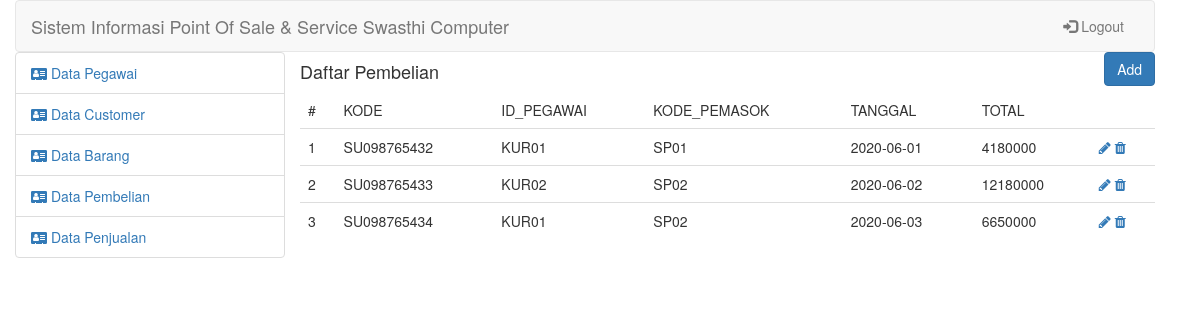
Screenshot of /admin/index.php?mod=pembelian (signed in) with the database file from the repository.
### tables this page shows
CREATE TABLE `nota_pembelian` (
  `id_pembelian` varchar(45) NOT NULL,
  `kode_pembelian` char(11) NOT NULL,
  `id_pegawai` char(5) NOT NULL,
  `kode_pemasok` char(4) NOT NULL,
  `tanggal` date NOT NULL,
  `total` int(11) NOT NULL
);

### admin/views/pembelian/tampil.php (the view)
<div class="row">
    <div class="pull-left">
        <h4>Daftar Pembelian</h4>
    </div>
    <div class="pull-right">
        <a href="index.php?mod=pembelian&page=add">
            <button class="btn btn-primary">Add</button>
        </a>
    </div>
</div>
<div class="row">
    <table class="table">
        <thead>
            <tr>
                <td>
                    #
                </td>
                <td>KODE</td><td>ID_PEGAWAI</td><td>KODE_PEMASOK</td><td>TANGGAL</td><td>TOTAL</td>
            </tr>
        </thead>
        <tbody>
            <?php if($pembelian != NULL){
                $no=1;
                foreach($pembelian as $row){?>
                    <tr>
                        <td><?=$no;?></td><td><?=$row['kode_pembelian']?></td><td><?=$row['id_pegawai']?></td><td><?=$row['kode_pemasok']?></td><td><?=$row['tanggal']?></td><td><?=$row['total']?></td>
                        <td>
                            <a href="index.php?mod=pembelian&page=edit&id=<?=md5($row['kode_pembelian'])?>"><i class="fa fa-pencil"></i> </a>
                            <a href="index.php?mod=pembelian&page=delete&id=<?=md5($row['kode_pembelian'])?>"><i class="fa fa-trash"></i> </a>
                        </td>
                    </tr>
               <?php $no++; }
            }?>
        </tbody>
    </table>
</div>

### assets/style.css (style rules this page uses)
body { background-image: url(http://drive.google.com/uc?export=view&id=1D-G080Psj5GM_4Xx8q4UcLxMAjoRAoyY); background-size: cover; }
* { margin: 0px; padding: 0px; text-decoration: none; box-sizing: border-box; }

### rows the page displays
nota_pembelian: kode_pembelian "SU098765432", id_pegawai "KUR01", kode_pemasok "SP01", tanggal "2020-06-01", total "4180000"
nota_pembelian: kode_pembelian "SU098765433", id_pegawai "KUR02", kode_pemasok "SP02", tanggal "2020-06-02", total "12180000"
nota_pembelian: kode_pembelian "SU098765434", id_pegawai "KUR01", kode_pemasok "SP02", tanggal "2020-06-03", total "6650000"
